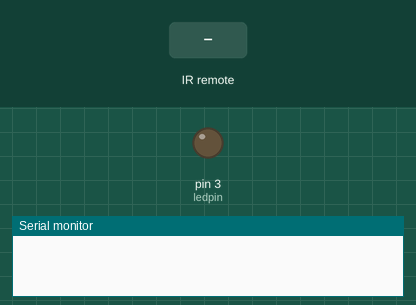
This sketch was run on a simulated Arduino Uno, built with avr-gcc and run on an emulated ATmega328P. Shown: output pins drawn as LEDs (lit = HIGH), the last lines printed to the serial monitor. Inputs (shaded band) come from the test bench.

Above: at 1.2 s.
1.3 s: infrared code 0xFFA25D received
At 1.9 s:
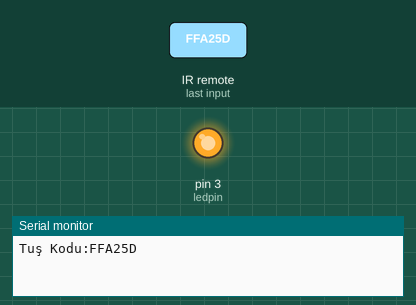
2.8 s: infrared code 0xFF38C7 received
At 4.3 s:
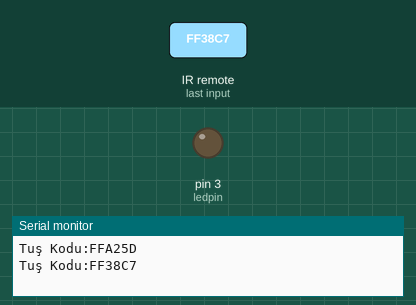
Timing chart, 0 to 5.8 s (numbered marks = the images above; inputs shaded):
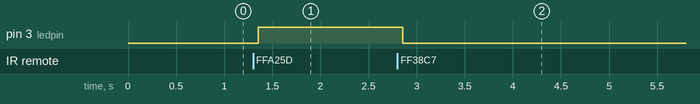

Measured:
- after the input at 1.3 s, pin 3 (ledpin): LOW → HIGH after 0.05 s
- after the input at 2.8 s, pin 3 (ledpin): HIGH → LOW after 0.05 s

The sketch:

sketch_kumanda.ino
```cpp
#include <IRremote.h>
#include <IRremoteInt.h>
const int sensorpin=7;
const int ledpin=3;

IRrecv kumanda(sensorpin);
decode_results sonuclar;
void setup() {
pinMode(ledpin,OUTPUT);
Serial.begin(9600);
kumanda.enableIRIn();

}

void loop() {
  // put your main code here, to run repeatedly:
if (kumanda.decode(&sonuclar)){
  Serial.print("Tuş Kodu:");
  Serial.println(sonuclar.value,HEX);
  kumanda.resume();
}
if(sonuclar.value==0xFFA25D) {
  digitalWrite(ledpin,HIGH);
}
if( sonuclar.value==0xFF38C7)  {
  digitalWrite(ledpin,LOW);
}


delay(150);
}
```
